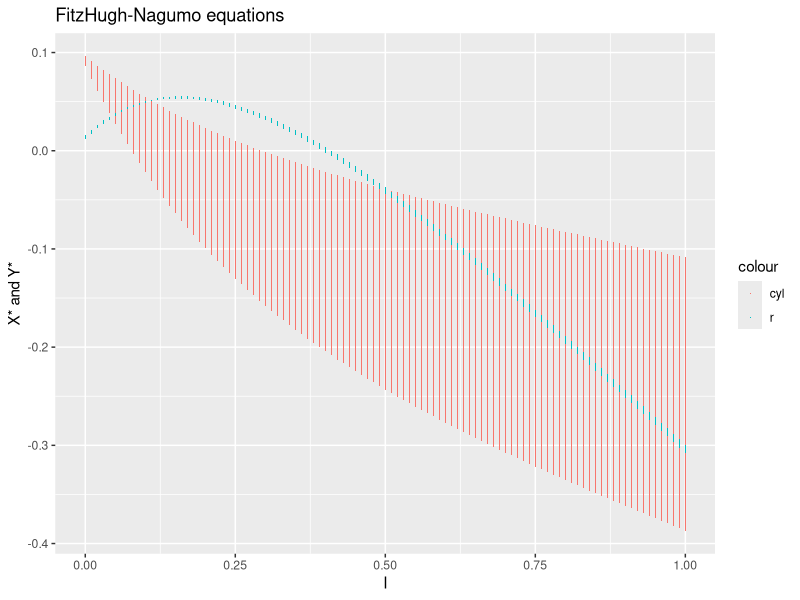

Generate this figure with R:
# Numerically solve the FitzHugh Nagumo equations for various values of the parameter I  
# Observe the bifucation structure described in the lecture.

# libraries
library(ggplot2)

# initial variables
I_list<- seq(0, 1, 0.01) 
C1 <- 0.139
C2 <- 0.08
C3 <- 0.02
  
iterations_to_not_plot<- 300 
iterations_to_plot<- 500
iteration_movement <- 0.001
x_list <- c()
y_list <- c()
I_output <- c()
x <- 0.01
y <- 0.01

# loop to create points
for(I in I_list){
  x<- 0.1 # setting x0
  for (i in 1:iterations_to_not_plot) { # run through non printed points to get to equilibrium
    x<- x + (x*(C1 - x)*(x-1) - y - I)*iteration_movement
    y<- y + (C2*x - C3*y)*iteration_movement}
  for (i in 1:iterations_to_plot) { # calculate points to be plotted that should be at equilibrium
    x<- x + (x*(C1 - x)*(x-1) - y - I)*iteration_movement
    y<- y + (C2*x - C3*y)*iteration_movement
    x_list <- c(x_list, x)
    y_list <- c(y_list, y)
    I_output <- c(I_output, I)
  }
}

# create chart
print(ggplot() + geom_point(aes(x = I_output, y = x_list, colour = 'cyl'), size = 0.005, pch = ".")
      + geom_point(aes(x = I_output, y = y_list, colour = 'r'), size = 0.005, pch = ".")+ 
        ggtitle("FitzHugh-Nagumo equations") +
        xlab("I") +
        ylab('X* and Y*'))
        #coord_cartesian(ylim = c(0,1), xlim = c(0, 1)))
